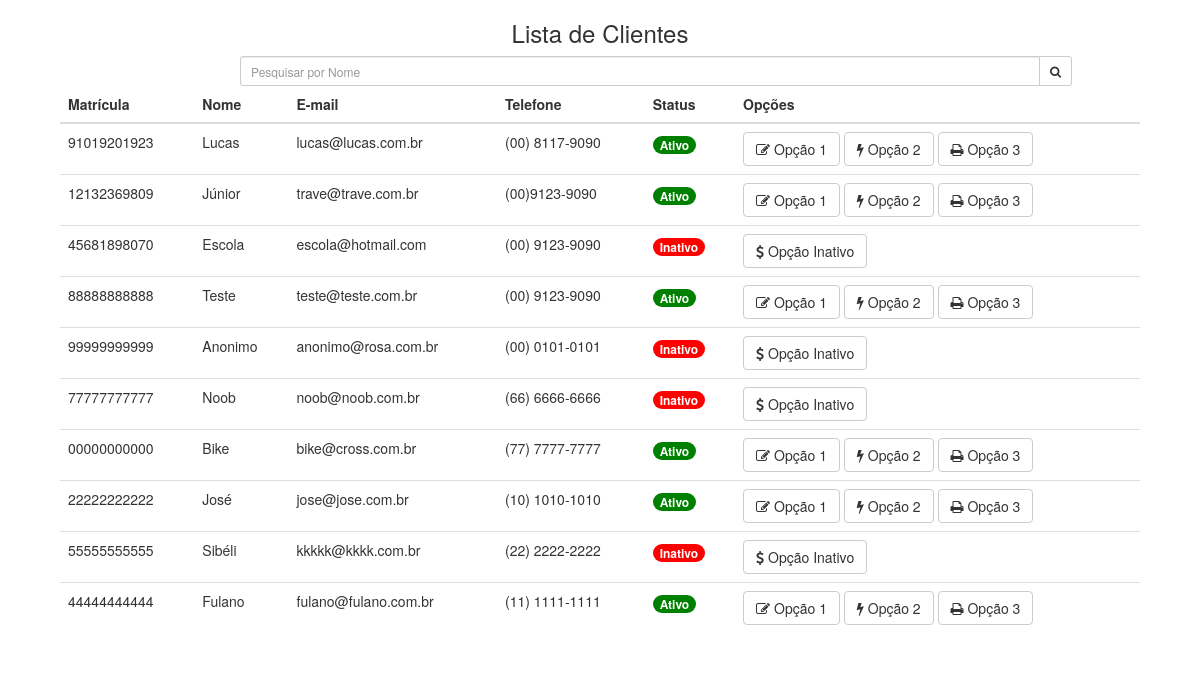
The page / on the database its author committed.
### tables this page shows
CREATE TABLE IF NOT EXISTS `cliente` (
  `id_cliente` int(11) NOT NULL AUTO_INCREMENT,
  `nome_cliente` varchar(100) NOT NULL,
  `cpf_cliente` varchar(11) NOT NULL,
  `email_cliente` varchar(50) NOT NULL,
  `data_nasc_cliente` varchar(10) NOT NULL,
  `endereco_cliente` varchar(50) NOT NULL,
  `status_cliente` varchar(20) NOT NULL,
  `telefone_cliente` varchar(25) NOT NULL,
  PRIMARY KEY (`id_cliente`)
);

### index.php (the view, shortened to what this page needs)
<?php
    include_once "conexao.php";
 ?>
<!DOCTYPE html>
<html>
  <head>
    <link rel="stylesheet" href="bootstrap/css/bootstrap.css">
    <link rel="stylesheet" href="font-awesome/css/font-awesome.min.css">
  </head>
  <body>
    <div class="row">
      <section class="col-lg-12 connectedSortable">
        <div class="box box-solid box-primary">
          <div class="box-header">
            <h3 class="box-title" style="text-align: center">Lista de Clientes</h3>
            <div class="box-tools">
              <div class="input-group" style="width: 150px; margin-left: 20%">
                <input id="busca" type="text" name="table_search" onkeyUp="carregar()" class="form-control input-sm" placeholder="Pesquisar por Nome">
                <div class="input-group-btn">
                  <button class="btn btn-sm btn-default"><i class="fa fa-search"></i></button>
                </div>
              </div>
            </div>
          </div>
          <div class="box-body table-responsive no-padding">
            <table class="table table-hover" style="margin-left: 5%; width: 90%">
              <thead>
                <th>Matrícula</th>
                <th>Nome</th>
                <th>E-mail</th>
                <th>Telefone</th>
                <th>Status</th>
                <th>Opções</th>
              </thead>
              <tbody id="resultados">
                <?php
                    $query_cliente = mysql_query("select id_cliente, cpf_cliente, nome_cliente, telefone_cliente, status_cliente, email_cliente
                    from cliente", $conexao);
                    if(mysql_num_rows($query_cliente) < 1){
                      echo "
                      <tr>
                        <td collspan='2'>Nenhum cliente cadastrado</td>
                      </tr>
                      ";
                    }else{
                      while($lista_cliente = mysql_fetch_array($query_cliente)) {
                      echo "
                        <tr>
                          <td>$lista_cliente[cpf_cliente]</td>
                          <td>$lista_cliente[nome_cliente]</td>
                          <td>$lista_cliente[email_cliente]</td>
                          <td>$lista_cliente[telefone_cliente]</td>
                        ";
                        if($lista_cliente["status_cliente"] == 'Inativo'){
                          echo "
                          <td><span class=\"badge bg-red\">Inativo</span></td>
                          <td>
                            <button onclick=\"setIdCliente($lista_cliente[id_cliente])\" type=\"button\" class=\"btn btn-default\" data-toggle=\"modal\" data-target=\"#exampleModal\" data-whatever=\"$lista_cliente[id_cliente]\">
                              <i class=\"fa fa-dollar\"></i> Opção Inativo
                            </button>
                          </td>
                          ";
                        }else {
                          echo "
                          <td><span class=\"badge bg-green\">Ativo</span></td>
                          <td>
                            <a class=\"btn btn-default\" href=\"#\" ><i class=\"fa fa-edit\"></i> Opção 1</a>
                            <a class=\"btn btn-default\" href=\"#\"><i class=\"fa fa-bolt\"></i> Opção 2</a>
                            <a class=\"btn btn-default\" href=\"#\" ><i class=\"fa fa-print\"></i> Opção 3</a>
                          </td>
                          ";
                        }
                        echo "
                        </tr>";
                      }
                    }
                 ?>
              </tbody>
            </table>
          </div>
        </div>
      </section>
    </div>
  </body>
</html>

### rows shown on the page
cliente: cpf_cliente "91019201923", nome_cliente "Lucas", email_cliente "lucas@lucas.com.br", telefone_cliente "(00) 8117-9090", status_cliente "Ativo"
cliente: cpf_cliente "12132369809", nome_cliente "Júnior", email_cliente "trave@trave.com.br", telefone_cliente "(00)9123-9090", status_cliente "Ativo"
cliente: cpf_cliente "45681898070", nome_cliente "Escola", email_cliente "escola@hotmail.com", telefone_cliente "(00) 9123-9090"
cliente: cpf_cliente "88888888888", nome_cliente "Teste", email_cliente "teste@teste.com.br", telefone_cliente "(00) 9123-9090", status_cliente "Ativo"
cliente: cpf_cliente "99999999999", nome_cliente "Anonimo", email_cliente "anonimo@rosa.com.br", telefone_cliente "(00) 0101-0101"
cliente: cpf_cliente "77777777777", nome_cliente "Noob", email_cliente "noob@noob.com.br", telefone_cliente "(66) 6666-6666"
cliente: cpf_cliente "00000000000", nome_cliente "Bike", email_cliente "bike@cross.com.br", telefone_cliente "(77) 7777-7777", status_cliente "Ativo"
cliente: cpf_cliente "22222222222", nome_cliente "José", email_cliente "jose@jose.com.br", telefone_cliente "(10) 1010-1010", status_cliente "Ativo"
cliente: cpf_cliente "55555555555", nome_cliente "Sibéli", email_cliente "kkkkk@kkkk.com.br", telefone_cliente "(22) 2222-2222"
cliente: cpf_cliente "44444444444", nome_cliente "Fulano", email_cliente "fulano@fulano.com.br", telefone_cliente "(11) 1111-1111", status_cliente "Ativo"
